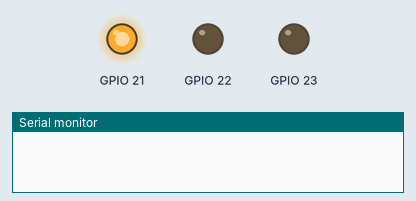
Recording of a sketch running on a simulated ESP32. Shown: output pins drawn as LEDs (lit = HIGH), the last lines printed to the serial monitor.

Above: at 0.15 s.
At 1.85 s:
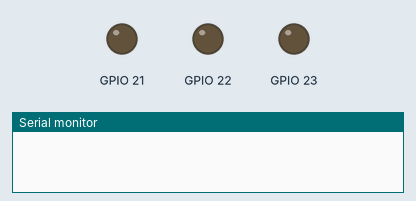
At 4.0 s:
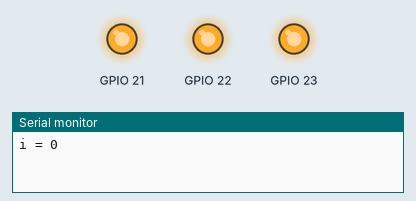
At 6.85 s:
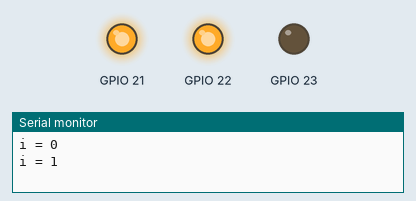
Timing chart, 0 to 7.4 s (numbered marks = the images above):
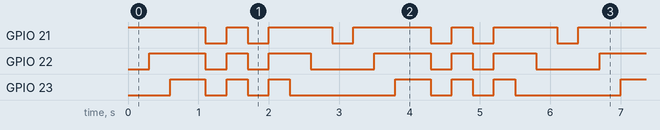

Measured:
- by itself, GPIO 21: repeats every 3.2 s: LOW 0.30 s, HIGH 0.30 s, LOW 0.30 s, HIGH 0.90 s, LOW 0.30 s, HIGH 1.1 s
- by itself, GPIO 22: repeats every 3.2 s: LOW 0.30 s, HIGH 0.30 s, LOW 0.30 s, HIGH 0.60 s, LOW 0.90 s, HIGH 0.80 s
- by itself, GPIO 23: repeats every 3.2 s: 2 × (LOW 0.30 s, HIGH 0.30 s), LOW 1.5 s, HIGH 0.50 s

The sketch:

3_LED_DigitalMediaArt.ino
```cpp
void setup()
{
  pinMode (21, OUTPUT);
  pinMode (22, OUTPUT);
  pinMode (23, OUTPUT);
  Serial.begin (115200);
}

int i = 0;

void loop () {
  digitalWrite(21, 1);
  delay(300);
  digitalWrite(22, 1);
  delay(300);
  digitalWrite(23, 1);
  delay(500);

  digitalWrite(21, 0);
  digitalWrite(22, 0);
  digitalWrite(23, 0);
  delay(300);

  digitalWrite(21, 1);
  digitalWrite(22, 1);
  digitalWrite(23, 1);
  delay(300);

  digitalWrite(21, 0);
  digitalWrite(22, 0);
  digitalWrite(23, 0);
  delay(300);

  digitalWrite(21, 1);
  digitalWrite(22, 1);
  digitalWrite(23, 1);
  delay(300);

  digitalWrite(23, 0);
  delay(300);
  digitalWrite(22, 0);
  delay(300);
  digitalWrite(21, 0);
  delay(300);

  Serial.printf ("i = %d\n", i++);
}
```
